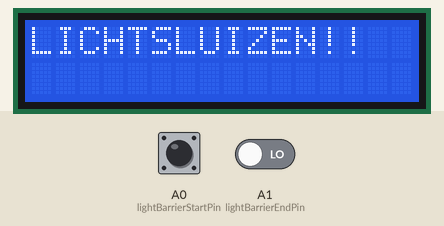
This sketch was run on a simulated Arduino Uno, built with avr-gcc and run on an emulated ATmega328P. Parts: 16×2 character LCD. The inputs (shaded band) are chosen by the test bench; at power-on: A0 (lightBarrierStartPin) LOW, A1 (lightBarrierEndPin) LOW. What the sketch prints to the serial monitor is not drawn.

Above: at 3.2 s.
3.3 s: A0 (lightBarrierStartPin) pulled HIGH for 0.15 s
At 3.45 s:
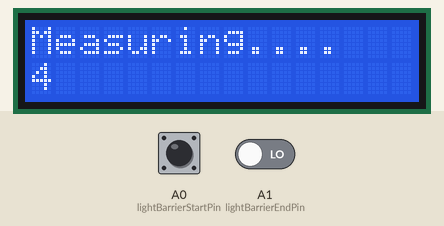
5.7 s: A1 (lightBarrierEndPin) driven HIGH
At 7.0 s:
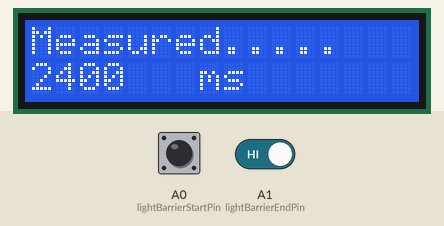
Timing chart, 0 to 8.7 s (numbered marks = the images above; inputs shaded):
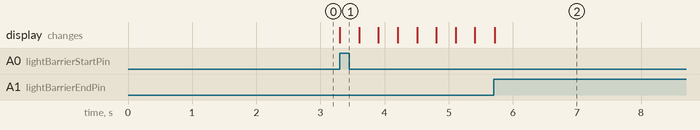

Measured:
- after the input at 3.3 s, the display: changes at once (image 1)
- after the input at 5.7 s, the display: changes at once (image 2)

The sketch:

gevorderde_lichtpoort.ino
```cpp
// include the library code:
#include <LiquidCrystal.h>

// initialize the library with the numbers of the interface pins
LiquidCrystal lcd(12, 11, 5, 4, 3, 2);

int lightBarrierStartPin = A0;
int lightBarrierEndPin = A1;

boolean measuring = false;
long timeAtStart;
long timeAtEnd;

void setup() {
  // pin declaration
  pinMode(lightBarrierStartPin, INPUT);
  pinMode(lightBarrierEndPin, INPUT);

  //Serial
  Serial.begin(115200);
  Serial.println();
  Serial.println("Hello lightbarrier expert!");

  // set up the LCD's number of columns and rows:
  lcd.begin(16, 2);
  // Print a message to the LCD.
  lcd.print("LICHTSLUIZEN!!");
  delay(2000);
}

void loop() {
  int lightBarrierStartState = digitalRead(lightBarrierStartPin);
  int lightBarrierEndState = digitalRead(lightBarrierEndPin);

  if(lightBarrierStartState + lightBarrierEndState <2) {
    if(!measuring && lightBarrierStartState == 1) {
      measuring = true;
      timeAtStart = millis();
      Serial.println("Measuring ......");
      lcd.setCursor(0, 0);
      lcd.clear();
      lcd.print("Measuring....");
    }

    if(measuring && lightBarrierEndState == 1) {
      measuring = false;
      timeAtEnd = millis();
      long measuredTime = timeAtEnd - timeAtStart;
      Serial.print("Measured time: ");
      Serial.print(measuredTime);
      Serial.println(" millisecond");
      Serial.println();

      lcd.setCursor(0, 0);
      lcd.print("Measured....");
      lcd.setCursor(0, 1);
      lcd.print(measuredTime);
      lcd.setCursor(7, 1);
      lcd.print("ms");
    }
    if(measuring) {
      lcd.setCursor(0, 1);
      lcd.print(millis()-timeAtStart);
    }
  }
}
```
